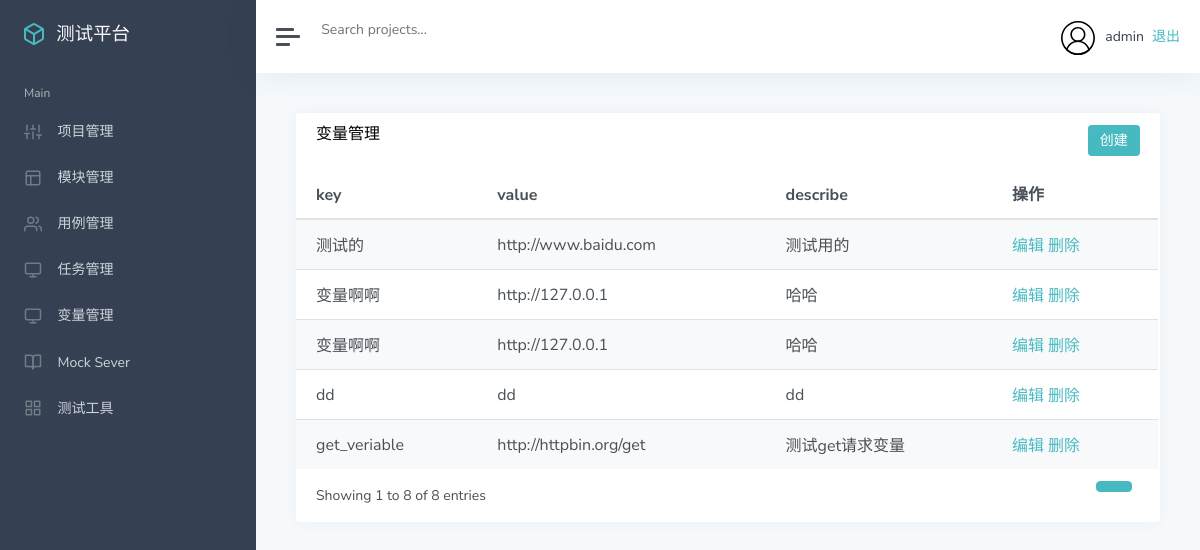
The app's page /variable/variable_list/ (signed in) with its own data.
### app_variable/models.py (models this page shows, shortened)
class variable(models.Model):
    key = models.CharField("名称", max_length=100, blank=False)
    value = models.TextField("值", max_length=500, blank=False)
    describe = models.TextField("描述", default="")
    create_time = models.DateTimeField("创建时间", auto_now_add=True)

### app_variable/views.py (the view)
# urls.py: path('variable_list/', views.variable_list),
def variable_list(request):
    v = variable.objects.all()
    return render(request, "variable/list.html",{
        "variable":v
    })

### templates/variable/list.html (shortened to what this page needs)
{% extends "manage.html" %}
{% block manage %}
<div class="card flex-fill">
    <div class="card-header">
        <h5 class="card-title mb-0" style="float:left">变量管理</h5>
        <button data-toggle="modal" data-target="#myModal" type="button" class="btn btn-primary" style="float:right">创建</button>
    </div>
    <div id="datatables-dashboard-traffic_wrapper" class="dataTables_wrapper dt-bootstrap4 no-footer">
        <div class="row">
            <div class="col-sm-12">
                <table id="datatables-dashboard-traffic" class="table table-striped my-0 dataTable no-footer"
                    role="grid" aria-describedby="datatables-dashboard-traffic_info">
                    <thead>
                        <tr role="row">
                            <th>key</th>
                            <th>value</th>
                            <th>describe</th>
                            <th>操作</th>
                        </tr>
                    </thead>
                    <tbody>
                        {% for v in variable %}
                        <tr role="row" class="odd">
                            <td>{{ v.key }}</td>
                            <td>{{ v.value }}</td>
                            <td>{{ v.describe }}</td>
                            <td>
                             <a style="color: #47bac1"
                                   data-toggle="modal"
                                   data-target="#myModal"
                                   onclick="EditVariable('{{ v.id }}','{{ v.key }}', '{{ v.value }}', '{{ v.describe }}')">编辑
                            </a>
                            <a style="color: #47bac1" onclick="deleteVariable({{ v.id }})">删除</a>
                            </td>
                        </tr>
                        {% endfor %}
                    </tbody>
                </table>
            </div>
        </div>
        <div class="row">
            <div class="col-sm-12 col-md-5">
                <div class="dataTables_info" id="datatables-dashboard-traffic_info" role="status" aria-live="polite">
                    Showing 1 to 8 of 8 entries
                </div>
            </div>
            <div class="col-sm-12 col-md-7">
                <div class="dataTables_paginate paging_simple_numbers" id="datatables-dashboard-traffic_paginate">
                    <ul class="pagination">
                        <li class="paginate_button page-item active">
                            <a href="#" aria-controls="datatables-dashboard-traffic" data-dt-idx="1" tabindex="0"
                                class="page-link">{{ case_projects.number }}</a>
                        </li>
                    </ul>
                </div>
            </div>
        </div>
    </div>
</div>
{% endblock %}

### templates/manage.html (shortened to what this page needs)
{% extends "base.html" %}
{% block base %}
<div class="wrapper">
    <nav id="sidebar" class="sidebar">
        <div class="sidebar-content ">
            <a class="sidebar-brand" href="index.html">
                <span class="align-middle">测试平台</span>
            </a>
            <ul class="sidebar-nav">
                <li class="sidebar-header">
                    Main
                </li>
                <li class="sidebar-item">
                    <a href="/manage/project_list/" class="sidebar-link" aria-expanded="true">
                        <span class="align-middle">项目管理</span>
                    </a>
                </li>
                <li class="sidebar-item">
                    <a href="/manage/module_list/" class="sidebar-link collapsed">
                        <span class="align-middle">模块管理</span>
                    </a>
                </li>
                <li class="sidebar-item">
                    <a href="/case/list_case/" class="sidebar-link collapsed">
                        <span class="align-middle">用例管理</span>
                    </a>
                </li>
                <li class="sidebar-item">
                    <a href="/task/task_list/" class="sidebar-link collapsed">
                        <span class="align-middle">任务管理</span>
                    </a>
                </li>
                <li class="sidebar-item">
                    <a href="/variable/variable_list/" class="sidebar-link collapsed">
                        <span class="align-middle">变量管理</span>
                    </a>
                </li>
                <li class="sidebar-item">
                    <a href="#documentation" class="sidebar-link collapsed">
                        <span class="align-middle">Mock Sever</span>
                    </a>
                </li>
                <li class="sidebar-item">
                    <a href="#ui" class="sidebar-link collapsed">
                        <span class="align-middle">测试工具</span>
                    </a>
                </li>
            </ul>
        </div>
    </nav>
    <div class="main">
        <nav class="navbar navbar-expand navbar-light bg-white">
            <a class="sidebar-toggle d-flex mr-2">
                <i class="hamburger align-self-center"></i>
            </a>
            <form class="form-inline d-none d-sm-inline-block">
                <input class="form-control form-control-no-border mr-sm-2" type="text" placeholder="Search projects..."
                       aria-label="Search">
            </form>
            <div class="navbar-collapse collapse">
                <ul class="navbar-nav ml-auto">
                    <li class="nav-item dropdown">
                        <a class="nav-link d-none d-sm-inline-block" href="#" data-toggle="dropdown">
                            <img src="/static/img/user.svg" class="avatar img-fluid rounded-circle mr-1"
                                 alt="Chris Wood">
                            <span class="text-dark">{{ user }}</span>
                            <a href="/logout/">退出</a>
                        </a>
                    </li>
                </ul>
            </div>
        </nav>
        <main class="content">
            <div class="container-fluid p-0">
                {% block manage %}
                {% endblock %}
            </div>
        </main>
    </div>
</div>
{% endblock %}

### records on screen
variable: key "测试的", value "http://www.baidu.com", describe "测试用的"
variable: key "变量啊啊", value "http://127.0.0.1", describe "哈哈"
variable: key "变量啊啊", value "http://127.0.0.1", describe "哈哈"
variable: key "dd", value "dd", describe "dd"
variable: key "get_veriable", value "http://httpbin.org/get", describe "测试get请求变量"

### other values on screen
{{ user }} "admin"
